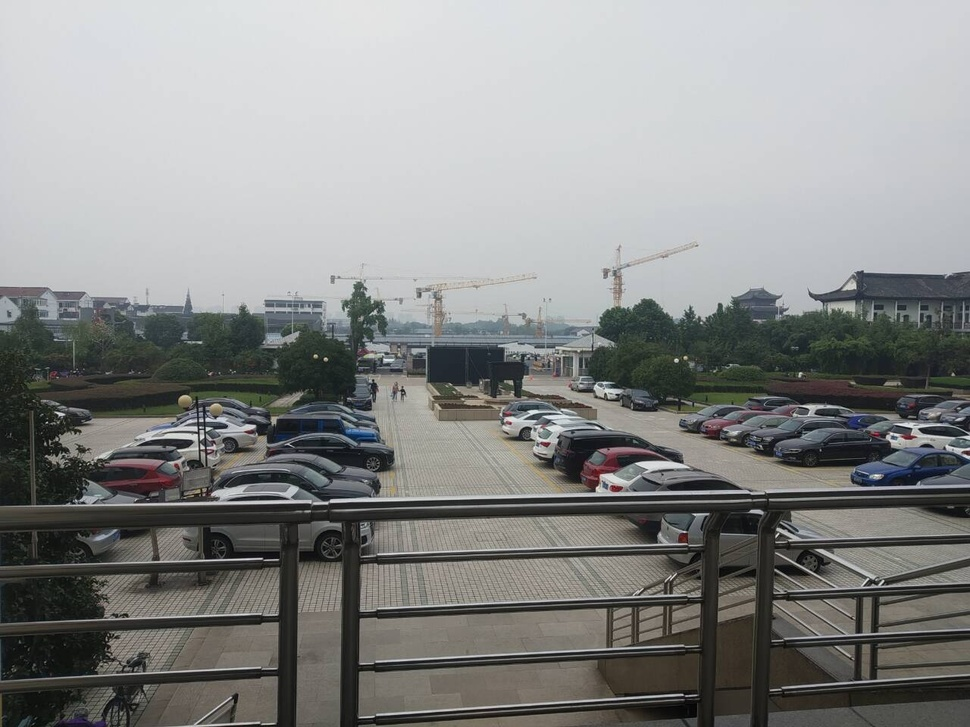
#> input picture 1.jpg, 970 x 727 px, shrunk from 1280 x 960 before the run
$ python combine.py
#> lines starting #> are read from the running program, lines starting #| are printed output that depends on the picture
import cv2
import numpy as np
from matplotlib import pyplot as plt
import matplotlib.gridspec as gridspec

# 读入待拼接的两张彩色原始图1.jpg和2.jpg
img_1 = cv2.imread('1.jpg', 1)
#> img_1 is the input picture: shape (727, 970, 3); mean B, G, R 136.1, 137.3, 136.1
img_2 = cv2.imread('2.jpg', 1)
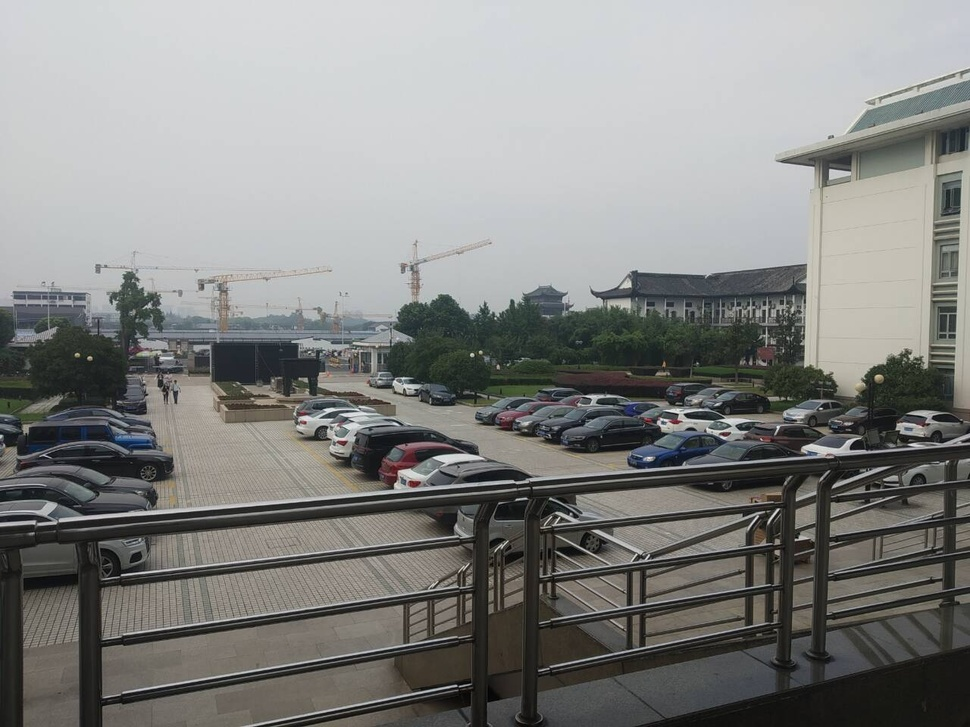
#> input picture 2.jpg, 970 x 727 px, shrunk from 1280 x 960 before the run
#> img_2 is the input picture: shape (727, 970, 3); mean B, G, R 129.9, 132, 131.4

'''
#orb算法 提取出两张图的关键点和特征向量
orb = cv2.ORB_create()
kp1, des1 = orb.detectAndCompute(img_1, None)
kp2, des2 = orb.detectAndCompute(img_2, None)
'''

# sift算法 提取出两张图的关键点和特征向量
sift = cv2.SIFT_create()
kp1, des1 = sift.detectAndCompute(img_1, None)
#> kp1 = 2319 keypoints; strongest (x, y, size): (326, 359, 2.6), (208, 429, 2.7), (332, 501, 3.2), (202, 447, 2.6)
kp2, des2 = sift.detectAndCompute(img_2, None)
#> kp2 = 2565 keypoints; strongest (x, y, size): (472, 355, 2.7), (778, 510, 2.1), (455, 686, 1.8), (688, 415, 3.9)

# 筛选出合适的匹配索引值
bf = cv2.BFMatcher.create()
matches = bf.match(des1, des2)
#> matches = 2319 matches
matches = sorted(matches, key=lambda x: x.distance)
# print(matches)

Good_point_lmt = 0.99
goodpoints = []
for i in range(len(matches)-1):
    if matches[i].distance < Good_point_lmt * matches[i+1].distance:
        goodpoints.append(matches[i])
#> after the loop, goodpoints = 22 matches
# print(goodpoints)

# 对1.jpg和2.jpg进行匹配
img_3 = cv2.drawMatches(img_1, kp1, img_2, kp2, goodpoints, flags=2, outImg=None)
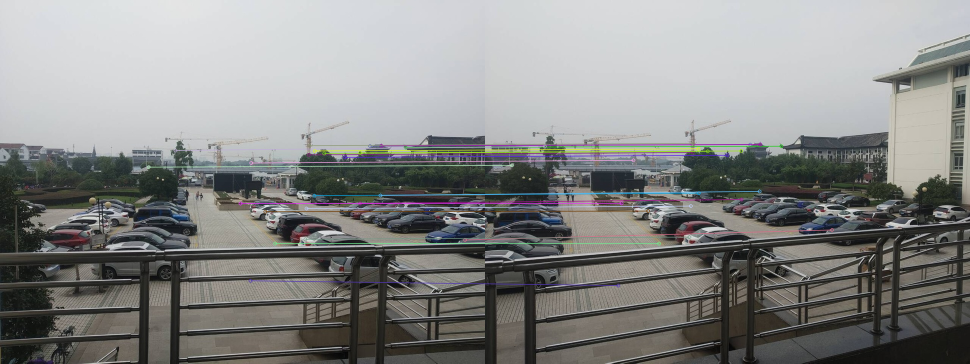
#> img_3: shape (727, 1940, 3) (shown at 1/2 size); mean B, G, R 133.5, 134.9, 134.2

# 计算多个二维点对之间的最优单映射变换矩阵
pts1 = np.float32([kp1[m.queryIdx].pt for m in goodpoints]).reshape(-1, 1, 2)
#> pts1 = 22 rows, first 8: [502, 325.5], [739.5, 291.7], [617.1, 309.3], [689.4, 314.2], [549.7, 486.7], [929.7, 479.5], [629, 301.4], [610.3, 478]
pts2 = np.float32([kp2[m.trainIdx].pt for m in goodpoints]).reshape(-1, 1, 2)
#> pts2 = 22 rows, first 8: [296.4, 320.1], [530, 288.8], [415, 304.4], [484.2, 310], [347.6, 486.8], [693.6, 459.5], [426.4, 297.1], [408.4, 473.6]
M, mask = cv2.findHomography(pts2, pts1, cv2.RHO)
#> M = [[0.671, 0.0169, 253.8], [-0.112, 0.886, 45.91], [-0.00034, 3.83e-05, 1]]; mask = 22 values, max 1 at index 0, min 0 at index 21, mean 0.955

h1, w1, p1 = img_2.shape
#> h1 = 727; w1 = 970; p1 = 3
h2, w2, p2 = img_1.shape
#> h2 = 727; w2 = 970; p2 = 3
h, w = np.maximum(h1, h2), np.maximum(w1, w2)
#> h = 727; w = 970

_movedits = int(np.maximum(pts2[0][0][0], pts1[0][0][0]))
img_trans = cv2.warpPerspective(img_2, M, (w1+w2-_movedits, h))
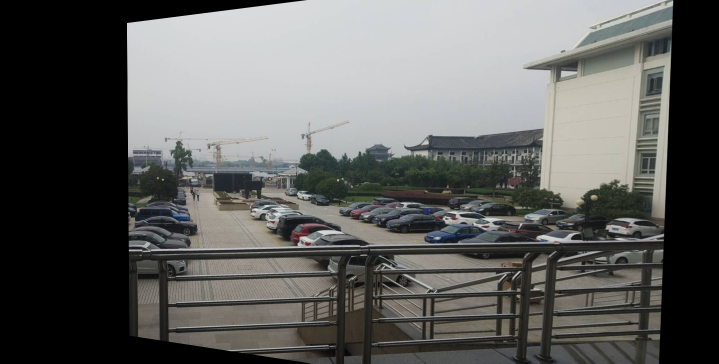
#> img_trans: shape (727, 1438, 3) (shown at 1/2 size); mean B, G, R 94.2, 96.2, 95.7

M1 = np.float32([[1, 0, 0], [0, 1, 0]])
h_1, w_1, p = img_1.shape
#> h_1 = 727; w_1 = 970; p = 3
dst1 = cv2.warpAffine(img_1, M1, (w1+w2-_movedits, h))
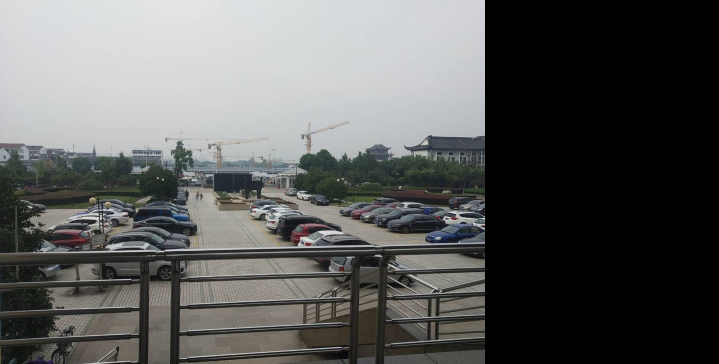
#> dst1: shape (727, 1438, 3) (shown at 1/2 size); mean B, G, R 91.8, 92.6, 91.8

dst = cv2.add(dst1, img_trans)
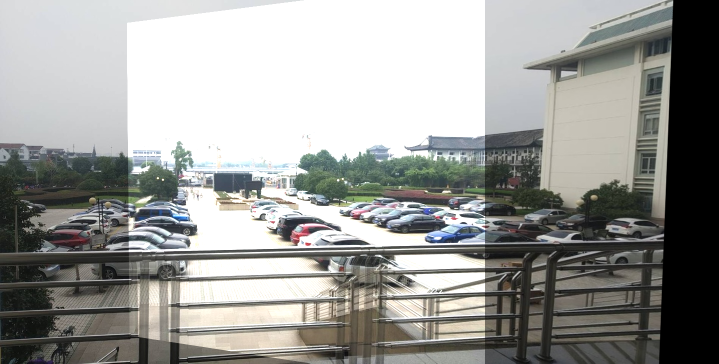
#> dst: shape (727, 1438, 3) (shown at 1/2 size); mean B, G, R 151.3, 154.2, 153.6
dst_no = np.copy(dst)
dst_target = np.maximum(dst1, img_trans)
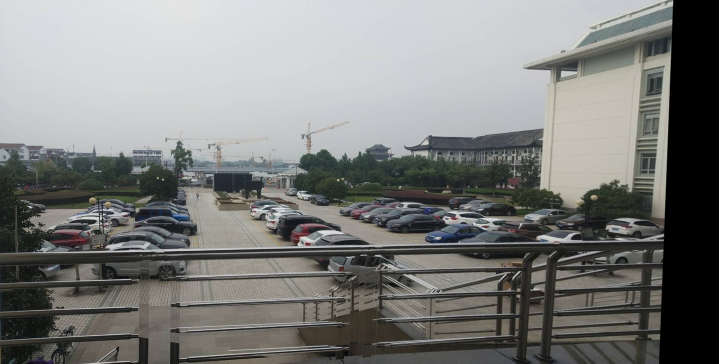
#> dst_target: shape (727, 1438, 3) (shown at 1/2 size); mean B, G, R 123.6, 125.7, 125

cv2.imshow("feature.jpg", img_3)
cv2.waitKey(0)
cv2.imshow("out_put.jpg", dst_target)
cv2.waitKey(0)

# 根据1.jpg和2.jpg的形状和大小进行拼接具体过程
fig = plt.figure(tight_layout=True, figsize=(8, 18))
gs = gridspec.GridSpec(5, 2)
ax = fig.add_subplot(gs[0, 0])
ax.imshow(img_1)
ax = fig.add_subplot(gs[0, 1])
ax.imshow(img_2)
ax = fig.add_subplot(gs[1, :])
ax.imshow(img_3)
ax = fig.add_subplot(gs[2, 0])
ax.imshow(dst1)
ax = fig.add_subplot(gs[2, 1])
ax.imshow(img_trans)
ax = fig.add_subplot(gs[3, :])
ax.imshow(dst_no)
ax = fig.add_subplot(gs[4, :])
ax.imshow(dst_target)
plt.show()
#> figure, not shown here; B, G, R data is drawn as R, G, B
